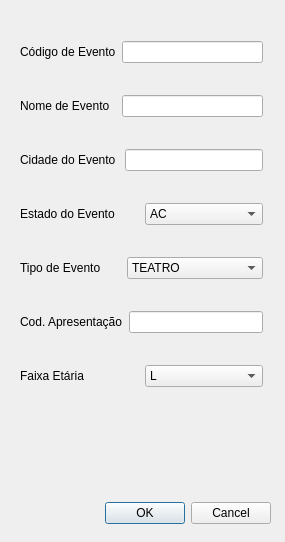
<?xml version="1.0" encoding="UTF-8"?>
<ui version="4.0">
 <class>EnrollEvent</class>
 <widget class="QWidget" name="EnrollEvent">
  <property name="geometry">
   <rect>
    <x>0</x>
    <y>0</y>
    <width>285</width>
    <height>542</height>
   </rect>
  </property>
  <property name="windowTitle">
   <string>Dialog</string>
  </property>
  <widget class="QWidget" name="layoutWidget">
   <property name="geometry">
    <rect>
     <x>20</x>
     <y>15</y>
     <width>243</width>
     <height>405</height>
    </rect>
   </property>
   <layout class="QVBoxLayout" name="verticalLayout">
    <item>
     <layout class="QHBoxLayout" name="horizontalLayout">
      <item>
       <widget class="QLabel" name="label">
        <property name="text">
         <string>Código de Evento</string>
        </property>
       </widget>
      </item>
      <item>
       <widget class="QLineEdit" name="eventCodeInput"/>
      </item>
     </layout>
    </item>
    <item>
     <layout class="QHBoxLayout" name="horizontalLayout_2">
      <item>
       <widget class="QLabel" name="label_2">
        <property name="text">
         <string>Nome de Evento  </string>
        </property>
       </widget>
      </item>
      <item>
       <widget class="QLineEdit" name="eventNameInput"/>
      </item>
     </layout>
    </item>
    <item>
     <layout class="QHBoxLayout" name="horizontalLayout_3">
      <item>
       <widget class="QLabel" name="label_3">
        <property name="text">
         <string>Cidade do Evento </string>
        </property>
       </widget>
      </item>
      <item>
       <widget class="QLineEdit" name="eventCity"/>
      </item>
     </layout>
    </item>
    <item>
     <layout class="QHBoxLayout" name="horizontalLayout_6">
      <item>
       <widget class="QLabel" name="label_6">
        <property name="text">
         <string>Estado do Evento  </string>
        </property>
       </widget>
      </item>
      <item>
       <widget class="QComboBox" name="comboBox_3">
        <item>
         <property name="text">
          <string>AC</string>
         </property>
        </item>
        <item>
         <property name="text">
          <string>AL</string>
         </property>
        </item>
        <item>
         <property name="text">
          <string>AP</string>
         </property>
        </item>
        <item>
         <property name="text">
          <string>AM</string>
         </property>
        </item>
        <item>
         <property name="text">
          <string>BA</string>
         </property>
        </item>
        <item>
         <property name="text">
          <string>CE</string>
         </property>
        </item>
        <item>
         <property name="text">
          <string>DF</string>
         </property>
        </item>
        <item>
         <property name="text">
          <string>ES</string>
         </property>
        </item>
        <item>
         <property name="text">
          <string>GO</string>
         </property>
        </item>
        <item>
         <property name="text">
          <string>MA</string>
         </property>
        </item>
        <item>
         <property name="text">
          <string>MT</string>
         </property>
        </item>
        <item>
         <property name="text">
          <string>MS</string>
         </property>
        </item>
        <item>
         <property name="text">
          <string>MG</string>
         </property>
        </item>
        <item>
         <property name="text">
          <string>PA</string>
         </property>
        </item>
        <item>
         <property name="text">
          <string>PB</string>
         </property>
        </item>
        <item>
         <property name="text">
          <string>PR</string>
         </property>
        </item>
        <item>
         <property name="text">
          <string>PE</string>
         </property>
        </item>
        <item>
         <property name="text">
          <string>PI</string>
         </property>
        </item>
        <item>
         <property name="text">
          <string>RJ</string>
         </property>
        </item>
        <item>
         <property name="text">
          <string>RN</string>
         </property>
        </item>
        <item>
         <property name="text">
          <string>RS</string>
         </property>
        </item>
        <item>
         <property name="text">
          <string>RO</string>
         </property>
        </item>
        <item>
         <property name="text">
          <string>RR</string>
         </property>
        </item>
        <item>
         <property name="text">
          <string>SC</string>
         </property>
        </item>
        <item>
         <property name="text">
          <string>SP</string>
         </property>
        </item>
        <item>
         <property name="text">
          <string>SE</string>
         </property>
        </item>
        <item>
         <property name="text">
          <string>TO</string>
         </property>
        </item>
       </widget>
      </item>
     </layout>
    </item>
    <item>
     <layout class="QHBoxLayout" name="horizontalLayout_4">
      <item>
       <widget class="QLabel" name="label_4">
        <property name="text">
         <string>Tipo de Evento      </string>
        </property>
       </widget>
      </item>
      <item>
       <widget class="QComboBox" name="eventTypeCombo">
        <item>
         <property name="text">
          <string>TEATRO</string>
         </property>
        </item>
        <item>
         <property name="text">
          <string>ESPORTE</string>
         </property>
        </item>
        <item>
         <property name="text">
          <string>SHOW NACIONAL</string>
         </property>
        </item>
        <item>
         <property name="text">
          <string>SHOW INTERNACIONAL</string>
         </property>
        </item>
       </widget>
      </item>
     </layout>
    </item>
    <item>
     <layout class="QHBoxLayout" name="horizontalLayout_7">
      <item>
       <widget class="QLabel" name="label_7">
        <property name="text">
         <string>Cod. Apresentação</string>
        </property>
       </widget>
      </item>
      <item>
       <widget class="QLineEdit" name="presCodesInput">
        <property name="toolTip">
         <string>&lt;html&gt;&lt;head/&gt;&lt;body&gt;&lt;p&gt;Códigos de apresentação separados por virgula&lt;/p&gt;&lt;p&gt;&lt;br/&gt;&lt;/p&gt;&lt;/body&gt;&lt;/html&gt;</string>
        </property>
       </widget>
      </item>
     </layout>
    </item>
    <item>
     <layout class="QHBoxLayout" name="horizontalLayout_5">
      <item>
       <widget class="QLabel" name="label_5">
        <property name="text">
         <string>Faixa Etária            </string>
        </property>
       </widget>
      </item>
      <item>
       <widget class="QComboBox" name="ageGroupCombo">
        <item>
         <property name="text">
          <string>L</string>
         </property>
        </item>
        <item>
         <property name="text">
          <string>10</string>
         </property>
        </item>
        <item>
         <property name="text">
          <string>12</string>
         </property>
        </item>
        <item>
         <property name="text">
          <string>14</string>
         </property>
        </item>
        <item>
         <property name="text">
          <string>16</string>
         </property>
        </item>
        <item>
         <property name="text">
          <string>18</string>
         </property>
        </item>
       </widget>
      </item>
     </layout>
    </item>
   </layout>
  </widget>
  <widget class="QDialogButtonBox" name="buttonBox">
   <property name="geometry">
    <rect>
     <x>30</x>
     <y>500</y>
     <width>241</width>
     <height>26</height>
    </rect>
   </property>
   <property name="orientation">
    <enum>Qt::Horizontal</enum>
   </property>
   <property name="standardButtons">
    <set>QDialogButtonBox::Cancel|QDialogButtonBox::Ok</set>
   </property>
  </widget>
  <widget class="QLabel" name="errMsg">
   <property name="geometry">
    <rect>
     <x>30</x>
     <y>450</y>
     <width>181</width>
     <height>31</height>
    </rect>
   </property>
   <property name="text">
    <string/>
   </property>
  </widget>
 </widget>
 <resources/>
 <connections>
  <connection>
   <sender>buttonBox</sender>
   <signal>accepted()</signal>
   <receiver>EnrollEvent</receiver>
   <slot>accept()</slot>
   <hints>
    <hint type="sourcelabel">
     <x>248</x>
     <y>254</y>
    </hint>
    <hint type="destinationlabel">
     <x>157</x>
     <y>274</y>
    </hint>
   </hints>
  </connection>
  <connection>
   <sender>buttonBox</sender>
   <signal>rejected()</signal>
   <receiver>EnrollEvent</receiver>
   <slot>reject()</slot>
   <hints>
    <hint type="sourcelabel">
     <x>316</x>
     <y>260</y>
    </hint>
    <hint type="destinationlabel">
     <x>286</x>
     <y>274</y>
    </hint>
   </hints>
  </connection>
 </connections>
</ui>
